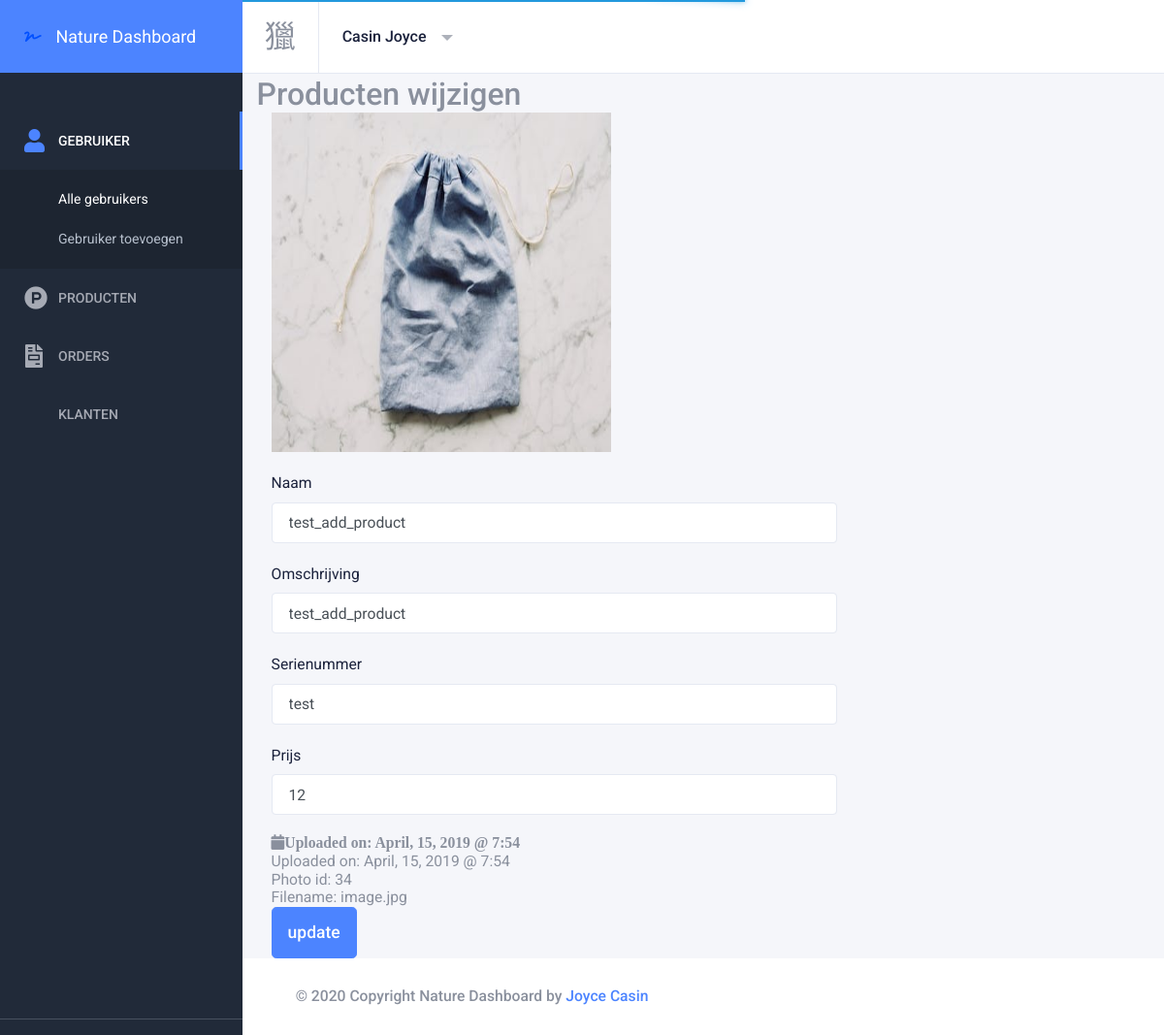
/admin/edit_product.php?id=3 (signed in), run on the app's committed database.
### tables this page shows
CREATE TABLE IF NOT EXISTS `user` (
  `id` int(11) NOT NULL AUTO_INCREMENT,
  `role` enum('admin','klant','','') NOT NULL,
  `voornaam` varchar(255) NOT NULL,
  `naam` varchar(255) NOT NULL,
  `username` varchar(255) NOT NULL,
  `password` varchar(255) NOT NULL,
  PRIMARY KEY (`id`)
);

CREATE TABLE IF NOT EXISTS `product` (
  `id` int(11) NOT NULL AUTO_INCREMENT,
  `product_img` varchar(255) NOT NULL,
  `naam` varchar(255) NOT NULL,
  `omschrijving` text NOT NULL,
  `serienummer` varchar(255) NOT NULL,
  `prijs` int(10) NOT NULL,
  PRIMARY KEY (`id`)
);

### admin/includes/Session.php (called while the page is built, shortened)
<?php
class Session
{
    private function check_the_login(){
        if (isset($_SESSION['user_id'])){
            $this->user_id = $_SESSION['user_id'];
        }else{
            unset($this->user_id);
            $this->signed_in = false;
        }
    }
}
$session = new Session();
?>

### admin/includes/Database.php (called while the page is built, shortened)
<?php
class Database
{
    public $connection;
    function open_db_connection(){
     $this->connection = mysqli_connect(DB_HOST,DB_USER, DB_PASS,DB_NAME);
    }
    public function query($sql){
        $result = $this->connection->query($sql);
        return $result;
    }
}
$database = new Database();
?>

### admin/includes/Db_object.php (called while the page is built, shortened)
<?php
class Db_object
{
    public static function find_by_id($id)
    {
        $result = static::find_this_query("SELECT * FROM " . static::$db_table . " WHERE id=$id LIMIT 1");
        return !empty($result) ? array_shift($result) : false;
    }
    public static function find_this_query($sql)
    {
        global $database;
        $result = $database->query($sql);
        $the_object_array = array();
        while ($row = mysqli_fetch_array($result)) {
            $the_object_array[] = static::instantie($row);
        }
        return $the_object_array;
    }
    public static function instantie($result)
    {
        $the_object = new $calling_class;
        foreach ($result as $the_attribute => $value) {
            if ($the_object->has_the_attribute($the_attribute)) {
                $the_object->$the_attribute = $value;
            }
        }
        return $the_object;
    }
    private function has_the_attribute($the_attribute)
    {
        $object_properties = get_object_vars($this);
        return array_key_exists($the_attribute, $object_properties);
    }
}

### admin/includes/Product.php (called while the page is built, shortened)
<?php
class Product extends Db_object
{
    public $product_img;
    public $upload_directory = 'img';
     public function picture_path()
    {
        return $this->upload_directory . DS . $this->product_img;
    }
}

### admin/edit_product.php (the view, shortened to what this page needs)
<?php include("includes/header.php"); ?>
<?php
if (empty($_GET['id'])) {
    redirect('products.php');
} else {
    $product = Product::find_by_id($_GET['id']);
}
?>
<?php include("includes/sidebar.php"); ?>
<?php include("includes/navbar.php"); ?>
<div class="container-fluid">
    <div class="row">
        <div class="col-12">
            <h2>Producten wijzigen</h2>
            <form action="edit_product.php?id= <?php echo $product->id; ?>" method="post">
                <div class="col-md-8">
                    <div class="form-group">
                        <a href="#" class="thumbnail"><img src="<?php echo $product->picture_path(); ?>" height="350" width="350" alt=""></a>
                    </div>
                    <div class="form-group">
                        <label for="naam">Naam</label>
                        <input type="text" name="naam" class="form-control" value="<?php echo $product->naam; ?>">
                    </div>
                    <div class="form-group">
                        <label for="omschrijving">Omschrijving</label>
                        <input type="text" name="omschrijving" class="form-control" value="<?php echo $product->omschrijving; ?>">
                    </div>
                    <div class="form-group">
                        <label for="serienummer">Serienummer</label>
                        <input type="text" name="serienummer" class="form-control" value="<?php echo $product->serienummer; ?>">
                    </div>
                    <div class="form-group">
                        <label for="prijs">Prijs</label>
                        <input type="text" name="prijs" class="form-control" value="<?php echo $product->prijs; ?>">
                    </div>
                </div>
                <div class="col-md-4">
                    <div class="photo-info-box">
                        <div class="inside">
                            <div class="box-inner">
                                <p class="text">
                                    <span class="fas fa-calendar">Uploaded on: April, 15, 2019 @ 7:54</span>
                                </p>
                                <p class="text">
                                    <span class="data photo_id_box">Uploaded on: April, 15, 2019 @ 7:54</span>
                                </p>
                                <p class="text">
                                    Photo id: <span class="data">34</span>
                                </p>
                                <p class="text">
                                    Filename: <span class="data">image.jpg</span>
                                </p>
                            </div>
                            <div class="info-box-footer float-left">
                                <div class="info-box-update float-right">
                                    <input type="submit" name="update" value="update" class="btn btn-primary btn-lg">
                                </div>
                            </div>
                        </div>
                    </div>
                </div>
            </form>
        </div>
    </div>
</div>
<?php include("includes/footer.php"); ?>

### admin/includes/navbar.php (shortened to what this page needs)
<div class="page-wrapper">
      <header class="main-header " id="header">
        <nav class="navbar navbar-static-top navbar-expand-lg">
          <button id="sidebar-toggler" class="sidebar-toggle">
          </button>
          <div class="navbar-right ">
            <ul class="nav navbar-nav">
              <li class="dropdown user-menu">
                <button href="#" class="dropdown-toggle nav-link" data-toggle="dropdown">
                  <span class="d-none d-lg-inline-block"><?php $login_user = User::find_by_id($session->user_id); echo $login_user->naam . " " . $login_user->voornaam; ?></span>
                </button>
              </li>
            </ul>
          </div>
        </nav>
      </header>

### data on the page
user: naam "Casin", voornaam "Joyce"
product: product_img (picture), naam "test_add_product", omschrijving "test_add_product", serienummer "test", prijs "12"
